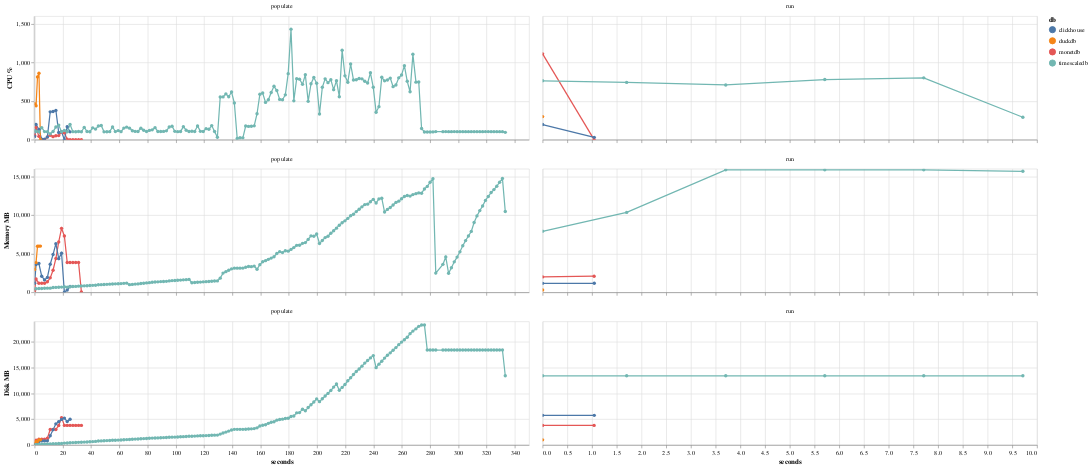

The notebook cell saved with this chart:
### Code cell
df = db.execute(
    """
WITH first_metric_time AS (
    SELECT
        benchmark_id,
        MIN(time) AS start_time
    FROM metric
    GROUP BY benchmark_id
)
SELECT
    b.db,
    b.suite,
    b.operation,
    epoch(m.time - fm.start_time) AS seconds_since_start,
    m.cpu_percent,
    m.mem_mb,
    m.disk_mb
FROM metric m
JOIN first_metric_time fm ON m.benchmark_id = fm.benchmark_id
JOIN benchmark b ON m.benchmark_id = b.id
WHERE b.suite = (?)
and b.deleted_at is null
ORDER BY b.id, seconds_since_start;
""",
    [SUITE],
).pl()

df = df.with_columns(pl.col.cpu_percent.clip(0, 25 * 100))

df_long = df.unpivot(
    on=["cpu_percent", "mem_mb", "disk_mb"],
    index=["db", "suite", "operation", "seconds_since_start"],
    variable_name="metric",
    value_name="value",
)

df_long = df_long.with_columns(
    [
        pl.col("db").cast(pl.Categorical),
        pl.col("operation").cast(pl.Categorical),
        pl.col("metric").cast(pl.Categorical),
    ]
)

selector = alt.selection_point(fields=["db"], bind="legend")

width = 800
height = 200

cpu_chart = (
    alt.Chart(df_long.filter(pl.col("metric") == "cpu_percent"))
    .mark_line(point=True)
    .encode(
        x=alt.X("seconds_since_start:Q", axis=alt.Axis(title=None, ticks=True, grid=True, labels=False)),
        y=alt.Y("value:Q", axis=alt.Axis(title="CPU %", ticks=True, grid=True), scale=alt.Scale(zero=False)),
        color=alt.Color("db:N"),
        tooltip=[
            "db",
            "suite",
            "operation",
            "metric",
            alt.Tooltip("seconds_since_start:Q", format=".0f"),
            alt.Tooltip("value:Q", format=".0f"),
        ],
        opacity=alt.condition(selector, alt.value(1.0), alt.value(0.1)),
    )
    .add_params(selector)
    .properties(width=width, height=height)
    .facet(column=alt.Column("operation:N", title=None))
    .resolve_scale(x="independent")
)

mem_chart = (
    alt.Chart(df_long.filter(pl.col("metric") == "mem_mb"))
    .mark_line(point=True)
    .encode(
        x=alt.X("seconds_since_start:Q", axis=alt.Axis(title=None, ticks=True, grid=True, labels=False)),
        y=alt.Y("value:Q", axis=alt.Axis(title="Memory MB", ticks=True, grid=True), scale=alt.Scale(zero=False)),
        color=alt.Color("db:N"),
        tooltip=[
            "db",
            "suite",
            "operation",
            "metric",
            alt.Tooltip("seconds_since_start:Q", format=".2f"),
            alt.Tooltip("value:Q", format=".1f"),
        ],
        opacity=alt.condition(selector, alt.value(1.0), alt.value(0.1)),
    )
    .add_params(selector)
    .properties(width=width, height=height)
    .facet(column=alt.Column("operation:N", title=None))
    .resolve_scale(x="independent")
)

disk_chart = (
    alt.Chart(df_long.filter(pl.col("metric") == "disk_mb"))
    .mark_line(point=True)
    .encode(
        x=alt.X("seconds_since_start:Q", axis=alt.Axis(title="seconds", ticks=True, grid=True)),
        y=alt.Y("value:Q", axis=alt.Axis(title="Disk MB", ticks=True, grid=True), scale=alt.Scale(zero=False)),
        color=alt.Color("db:N"),
        tooltip=[
            "db",
            "suite",
            "operation",
            "metric",
            alt.Tooltip("seconds_since_start:Q", format=".2f"),
            alt.Tooltip("value:Q", format=".1f"),
        ],
        opacity=alt.condition(selector, alt.value(1.0), alt.value(0.1)),
    )
    .add_params(selector)
    .properties(width=width, height=height)
    .facet(column=alt.Column("operation:N", title=None))
    .resolve_scale(x="independent")
)

chart = alt.vconcat(cpu_chart, mem_chart, disk_chart).interactive(bind_y=False)

chart

### Figure 1 — Vega-Lite specification as saved in the notebook (floating-point values rounded to 4 significant figures; data arrays with more than 128 entries replaced by an {"elided": "..."} marker saying what was removed)
{"config": {"view": {"continuousWidth": 300, "continuousHeight": 300}}, "vconcat": [{"data": {"name": "data-6adc83918dfa436d5095c4c155a530c9"}, "facet": {"column": {"field": "operation", "title": null, "type": "nominal"}}, "spec": {"mark": {"type": "line", "point": true}, "encoding": {"color": {"field": "db", "type": "nominal"}, "opacity": {"condition": {"param": "param_1", "value": 1.0}, "value": 0.1}, "tooltip": [{"field": "db", "type": "ordinal"}, {"field": "suite", "type": "nominal"}, {"field": "operation", "type": "ordinal"}, {"field": "metric", "type": "ordinal"}, {"field": "seconds_since_start", "format": ".0f", "type": "quantitative"}, {"field": "value", "format": ".0f", "type": "quantitative"}], "x": {"axis": {"grid": true, "labels": false, "ticks": true, "title": null}, "field": "seconds_since_start", "type": "quantitative"}, "y": {"axis": {"grid": true, "ticks": true, "title": "CPU %"}, "field": "value", "scale": {"zero": false}, "type": "quantitative"}}, "height": 200, "name": "view_1", "width": 800}, "resolve": {"scale": {"x": "independent"}}}, {"data": {"name": "data-14ab5bd405bf6bed9f865021dd8a3094"}, "facet": {"column": {"field": "operation", "title": null, "type": "nominal"}}, "spec": {"mark": {"type": "line", "point": true}, "encoding": {"color": {"field": "db", "type": "nominal"}, "opacity": {"condition": {"param": "param_1", "value": 1.0}, "value": 0.1}, "tooltip": [{"field": "db", "type": "ordinal"}, {"field": "suite", "type": "nominal"}, {"field": "operation", "type": "ordinal"}, {"field": "metric", "type": "ordinal"}, {"field": "seconds_since_start", "format": ".2f", "type": "quantitative"}, {"field": "value", "format": ".1f", "type": "quantitative"}], "x": {"axis": {"grid": true, "labels": false, "ticks": true, "title": null}, "field": "seconds_since_start", "type": "quantitative"}, "y": {"axis": {"grid": true, "ticks": true, "title": "Memory MB"}, "field": "value", "scale": {"zero": false}, "type": "quantitative"}}, "height": 200, "name": "view_2", "width": 800}, "resolve": {"scale": {"x": "independent"}}}, {"data": {"name": "data-bd559fd4d0d69f3a4a18d7c96159f659"}, "facet": {"column": {"field": "operation", "title": null, "type": "nominal"}}, "spec": {"mark": {"type": "line", "point": true}, "encoding": {"color": {"field": "db", "type": "nominal"}, "opacity": {"condition": {"param": "param_1", "value": 1.0}, "value": 0.1}, "tooltip": [{"field": "db", "type": "ordinal"}, {"field": "suite", "type": "nominal"}, {"field": "operation", "type": "ordinal"}, {"field": "metric", "type": "ordinal"}, {"field": "seconds_since_start", "format": ".2f", "type": "quantitative"}, {"field": "value", "format": ".1f", "type": "quantitative"}], "x": {"axis": {"grid": true, "ticks": true, "title": "seconds"}, "field": "seconds_since_start", "type": "quantitative"}, "y": {"axis": {"grid": true, "ticks": true, "title": "Disk MB"}, "field": "value", "scale": {"zero": false}, "type": "quantitative"}}, "height": 200, "name": "view_3", "width": 800}, "resolve": {"scale": {"x": "independent"}}}], "params": [{"name": "param_1", "select": {"type": "point", "fields": ["db"]}, "bind": "legend", "views": ["view_1", "view_2", "view_3"]}, {"name": "param_2", "select": {"type": "interval", "encodings": ["x"]}, "bind": "scales", "views": ["view_1", "view_2", "view_3"]}], "$schema": "https://vega.github.io/schema/vega-lite/v5.20.1.json", "datasets": {"data-6adc83918dfa436d5095c4c155a530c9": {"elided": "214 records"}, "data-14ab5bd405bf6bed9f865021dd8a3094": {"elided": "214 records"}, "data-bd559fd4d0d69f3a4a18d7c96159f659": {"elided": "214 records"}}}
